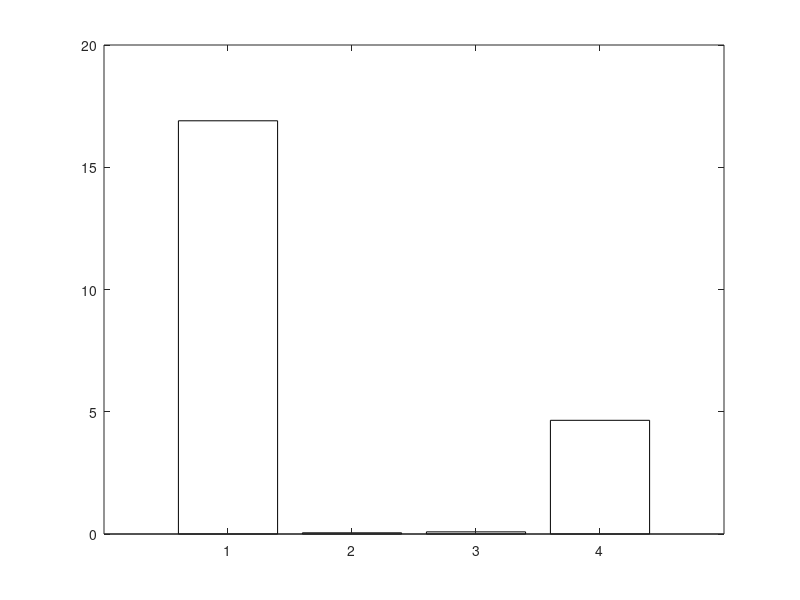

This figure's MATLAB source: (Note: this script raises an error after producing the figure.)
% ==============================================================
% Comparativa 3D Richardson-Lucy - MATLAB
% Gráficos de barras con estilo académico
% Escala logarítmica para mejor visualización
% ==============================================================

% Datos de la tabla (medianas) para 3D
implementaciones = { ...
    'Python - SimpleITK', ...
    'Julia - DeconvOptim (sin reg.)', ...
    'Julia - DeconvOptim (TV)', ...
    'MATLAB - DL2'};

% Tiempos de ejecución 3D (segundos)
tiempos_sintetica = [16.9, 0.048, 0.087, 4.65];
tiempos_celulas   = [9.76, 0.573, 6.61];   % Repetimos TV de Julia si se quiere comparar
tiempos_cube      = [143, 0.643, 36.18];   % Repetimos TV de Julia para visibilidad

% Paleta de colores (más académica)
colores = lines(length(implementaciones));

% --------------------------------------------------------------
% Función auxiliar para gráficos
% --------------------------------------------------------------
function crearGraficoLog(tiempos, implementaciones, titulo, nombreFichero, colores)
    figure('Color','w','Position',[100 100 800 400]); % Fondo blanco, tamaño adecuado
    b = bar(tiempos, 'FaceColor','flat');

    for k = 1:length(tiempos)
        b.CData(k,:) = colores(k,:); % aplicar paleta
    end

    % Etiquetas del eje X
    set(gca, 'XTickLabel', implementaciones, 'XTickLabelRotation', 30, ...
        'FontSize', 12, 'FontName','Times New Roman');

    % Eje Y
    ylabel('Tiempo de ejecución (s)', 'FontSize', 13, 'FontWeight','bold');
    title(titulo, 'FontSize', 14, 'FontWeight','bold');

    % Líneas de cuadrícula
    grid on; box on;

    % Escala logarítmica para mejor visualización
    set(gca, 'YScale', 'log');
    
    % Ajuste de límites para mejor visibilidad
    ylim([0.01, max(tiempos)*1.2]);

    % Guardar en alta calidad
    exportgraphics(gca, nombreFichero, 'Resolution', 300);
end

% --------------------------------------------------------------
% Gráficos (logarítmicos)
% --------------------------------------------------------------

% Imagen sintética
crearGraficoLog(tiempos_sintetica, implementaciones, ...
    'Comparativa 3D - Imagen sintética (escala log)', 'comparativa_sintetica_3d_log.png', colores);

% Imagen células
crearGraficoLog(tiempos_celulas, implementaciones, ...
    'Comparativa 3D - Imagen células (escala log)', 'comparativa_celulas_3d_log.png', colores);

% Cube of Spherical Beads
crearGraficoLog(tiempos_cube, implementaciones, ...
    'Comparativa 3D - Cube of Spherical Beads (escala log)', 'comparativa_cube_3d_log.png', colores);
